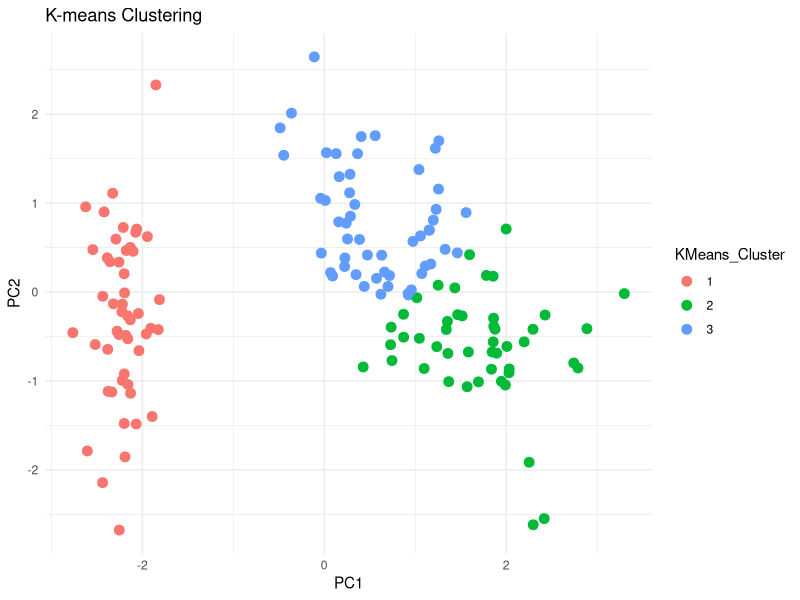
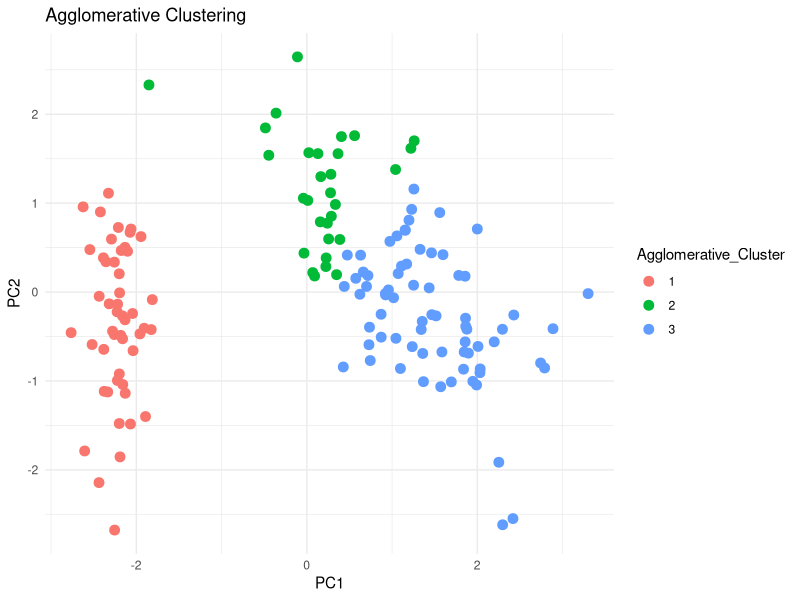
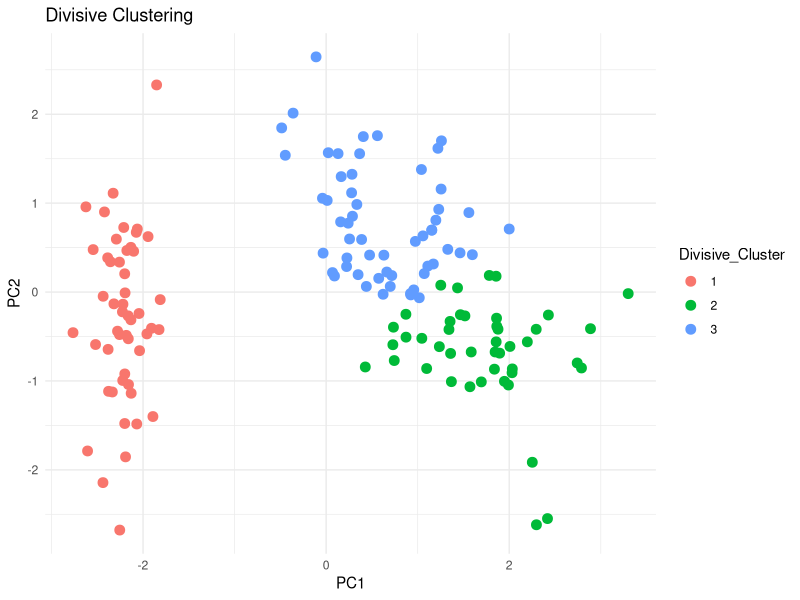
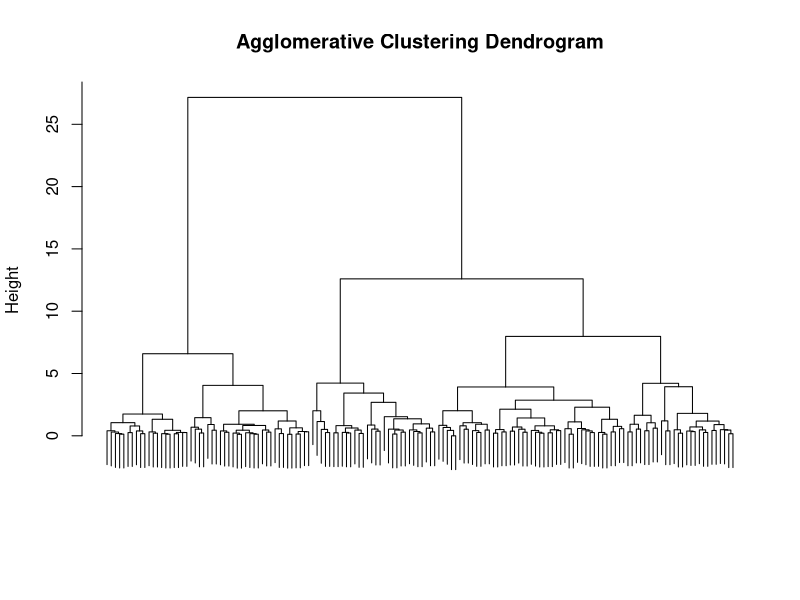
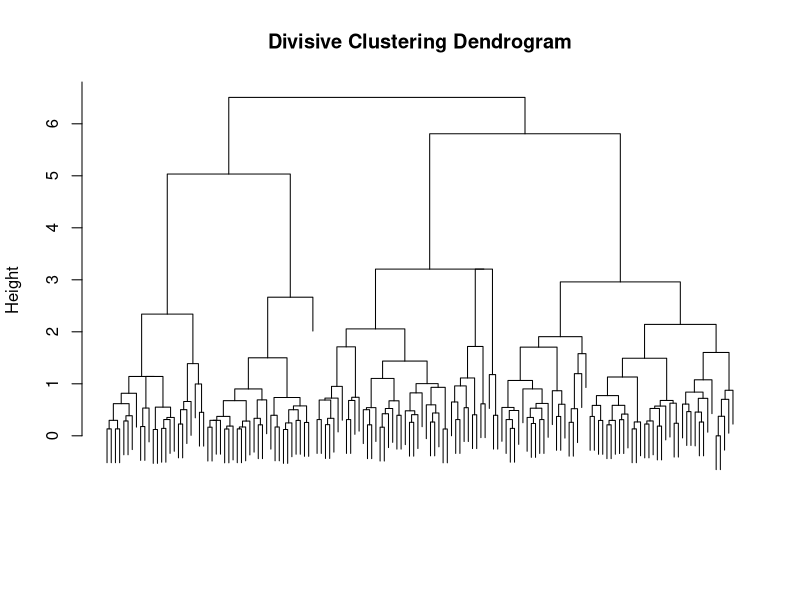

Recreate these plots in R, in order.
# -----------------------------
# Clustering Model: Iris Dataset
# -----------------------------

# Load libraries
library(ggplot2)
library(cluster)   # for divisive clustering (diana)

# Load and scale data
data(iris)
iris_scaled <- scale(iris[,1:4])  # remove species column and scale

#set.seed(123)  # reproducibility

# 1. K-means clustering
kmeans_model <- kmeans(iris_scaled, centers = 3, nstart = 25)
iris$KMeans_Cluster <- as.factor(kmeans_model$cluster)

# 2. Agglomerative Hierarchical Clustering
hc_agglom <- hclust(dist(iris_scaled), method = "ward.D2")
iris$Agglomerative_Cluster <- as.factor(cutree(hc_agglom, k = 3))

# 3. Divisive Hierarchical Clustering
hc_divisive <- diana(iris_scaled)
iris$Divisive_Cluster <- as.factor(cutree(as.hclust(hc_divisive), k = 3))

# 4. PCA for 2D visualization
pca <- prcomp(iris_scaled)
pca_data <- data.frame(pca$x[,1:2], iris)

# 5. Plot clusters
plot_cluster <- function(data, cluster_col, title){
  ggplot(data, aes_string(x="PC1", y="PC2", color=cluster_col)) +
    geom_point(size=3) +
    labs(title=title) +
    theme_minimal()
}

p1 <- plot_cluster(pca_data, "KMeans_Cluster", "K-means Clustering")
p2 <- plot_cluster(pca_data, "Agglomerative_Cluster", "Agglomerative Clustering")
p3 <- plot_cluster(pca_data, "Divisive_Cluster", "Divisive Clustering")

print(p1)
print(p2)
print(p3)
head(iris)

# 6. Plot dendrograms
plot(hc_agglom, main="Agglomerative Clustering Dendrogram", xlab="", sub="", labels=FALSE)
plot(as.hclust(hc_divisive), main="Divisive Clustering Dendrogram", xlab="", sub="", labels=FALSE)

